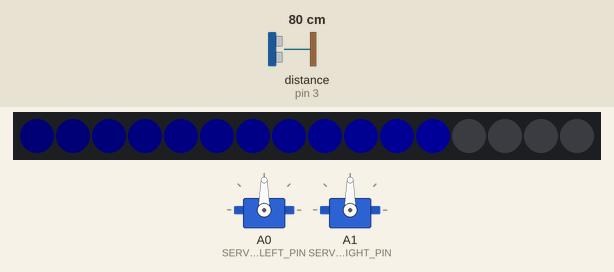
Simulated run of this sketch. Board: Arduino Uno, built with avr-gcc and run on an emulated ATmega328P. On the bench: 16 RGB LEDs in strip order, left to right, 2 × servo. Wiring (inferred from the names in the program): ultrasonic range finder: trigger pin 2; echo pin 3. The inputs (shaded band) are chosen by the test bench; at power-on: distance to the obstacle (sensor on pin 3) 80 cm. The echo pulse lasts 58.3 µs per cm; dim RGB values are drawn brighter than linear; random numbers use the default seed unless the sketch sets one.

Above: at 1.2 s.
1.3 s: distance to the obstacle (sensor on pin 3) set to 2 cm
At 1.82 s:
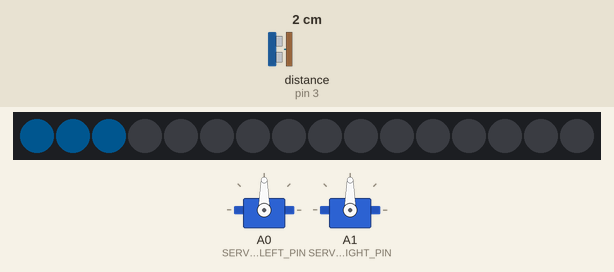
3.0 s: distance to the obstacle (sensor on pin 3) set to 60 cm
At 3.11 s:
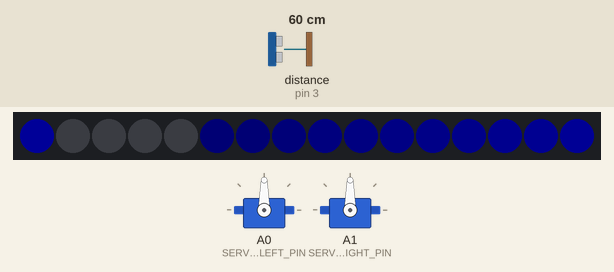
4.5 s: distance to the obstacle (sensor on pin 3) set to 4 cm
At 6.32 s:
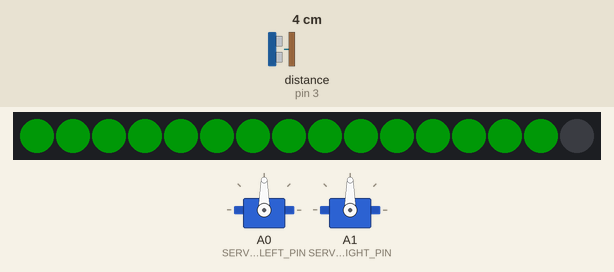
Timing chart, 0 to 14.1 s (numbered marks = the images above; inputs shaded):
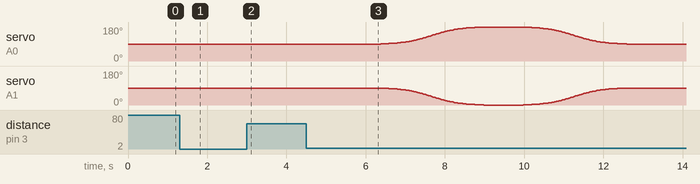

Measured:
- after the input at 4.5 s, servo on A0 (SERVO_LEFT_PIN): rises from 90° to 180° in 2.6 s, then falls to 90° in 3.6 s

The sketch:

5_body_advanced.ino
```cpp
/**
 * Affectron by Savage Internet
 *
 * In this step, we show off some advanced programming techniques for robotics.  Don't
 * worry if you don't understand them fully at first: you can do plenty with what you've
 * learned so far!
 *
 * Whether you're curious to learn more or just want to see Affectron do some more cool
 * stuff, give this sketch a whirl.
 */

#include <Adafruit_NeoPixel.h>
#include <Servo.h>

// ULTRASONIC RANGE SENSOR

#define TRIG_PIN 2
#define ECHO_PIN 3
#define ECHO_TIMEOUT_US 40000

// NEOPIXELS

#define NEOPIXEL_NUM_PIXELS 16
#define NEOPIXEL_PIN 4
Adafruit_NeoPixel strip = Adafruit_NeoPixel(NEOPIXEL_NUM_PIXELS, NEOPIXEL_PIN, NEO_GRB + NEO_KHZ800);

// SERVOS

#define SERVO_LEFT_PIN A0
#define SERVO_LEFT_MIN 850
#define SERVO_LEFT_MAX 1400

#define SERVO_RIGHT_PIN A1
#define SERVO_RIGHT_MIN 850
#define SERVO_RIGHT_MAX 1500

/*
 * These parameters are used in smoothTweenParameter() below.
 */
#define T_K 8.0
#define T_MIN  (1 / (1 + exp(T_K / 2)))
#define T_MAX  (1 / (1 + exp(-T_K / 2)))

Servo servoLeft;
Servo servoRight;

// STATES

enum AffectronState {
  SEEKING_HUMAN,
  HUMAN_NEARBY,
  DEPLOYING_SERVICES,
  COOLDOWN
};

#define HUMAN_NEARBY_MS 1600
#define DEPLOYING_SERVICES_MS 6400
#define DEPLOYING_SERVICES_PAUSE_MS 800
#define DEPLOYING_SERVICES_MOVE_MS  ((DEPLOYING_SERVICES_MS - DEPLOYING_SERVICES_PAUSE_MS) / 2)
#define COOLDOWN_MS 6400

// GLOBAL VARIABLES

unsigned long enteredStateAt = 0;
unsigned long startedLoopAt = 0;

long twinklePeriods[NEOPIXEL_NUM_PIXELS];

double distance = 0.0;

AffectronState state = SEEKING_HUMAN;

// SETUP AND LOOP

void setup() {
  Serial.begin(9600);
  pinMode(TRIG_PIN, OUTPUT);
  pinMode(ECHO_PIN, INPUT);
  strip.setBrightness(24);
  strip.begin();
  servoLeft.attach(SERVO_LEFT_PIN, SERVO_LEFT_MIN, SERVO_LEFT_MAX);
  servoRight.attach(SERVO_RIGHT_PIN, SERVO_RIGHT_MIN, SERVO_RIGHT_MAX);

  for (int i = 0; i < NEOPIXEL_NUM_PIXELS; i++) {
    twinklePeriods[i] = random(900, 1200);
  }
}

double measureDistance() {
  digitalWrite(TRIG_PIN, LOW);
  delayMicroseconds(2);
  digitalWrite(TRIG_PIN, HIGH);
  delayMicroseconds(10);
  digitalWrite(TRIG_PIN, LOW);

  long duration = pulseIn(ECHO_PIN, HIGH, ECHO_TIMEOUT_US);
  if (duration == 0) {
    duration = ECHO_TIMEOUT_US;
  }

  double d = 0.01715 * duration;
  /*
   * Basic signal processing!  We'll ignore readings above 400 cm...
   */
  if (d < 400) {
    /*
     * ...and use a fun little technique called "rolling averages" on the rest of the readings.
     * The ultrasonic reading can sometimes be a bit jumpy.  By using a rolling average, we
     * smooth out some of these jumps.
     *
     * 0.3 here is a "sensitivity parameter".  Higher values make the rolling average more
     * responsive to changes, while lower values smooth out changes over time.  Try changing
     * this to different values between 0 and 1 and see how the sensor responds differently
     * to nearby objects!
     */
    distance += (d - distance) * 0.3;
  }
  return distance;
}

/*
 * Now for some fun with lights.  We've given the different states a bit of personality;
 * see the comments on each to understand this code a bit better.
 *
 * Where possible, these functions use NEOPIXEL_NUM_PIXELS instead of 16.  Programmers
 * usually prefer to use variables instead of hardcoded numbers - here, this makes it
 * easier to use the same code if you later want to swap the NeoPixel Ring out for a
 * different NeoPixel LED module.
 */

/*
 * Spinner animation for the SEEKING_HUMAN state.
 */
void displaySeekingSpinner(int pixelToLight) {
  for (int i = 0; i < NEOPIXEL_NUM_PIXELS; i++) {
    /*
     * This next bit creates the "trailing fade-away" effect.  "pixelToLight" is the
     * brightest LED, and every LED behind it is a bit dimmer.
     *
     * To achieve that, we need to figure out how far behind "pixelToLight" the
     * current LED is.
     */
    int di = pixelToLight - i;
    if (di < 0) {
      di += NEOPIXEL_NUM_PIXELS;
    }
    /*
     * Next, we use this formula to generate a brightness factor between 0 and 1.
     * For "pixelToLight", "di" is 0, and so this would return 1.  For the LED
     * immediately in front of "pixelToLight", "di" is 15, and so this would return
     * 1 / 16.
     */
    double f = 1.0 * (NEOPIXEL_NUM_PIXELS - di) / NEOPIXEL_NUM_PIXELS;
    /*
     * Finally, we apply "gamma correction" to make it look like the color drops off
     * smoothly.  If you've ever played around with gamma settings on your computer
     * monitor - well, that's what the 2.6 value does here!  Try changing it to
     * different values between 1 and 4 and see the effect.
     */
    f = pow(f, 2.6);

    int b = 255 * f;
    strip.setPixelColor(i, 0, 0, b);
  }
}

/*
 * Charging animation for the HUMAN_NEARBY state.
 */
void displayHumanNearbyAnimation(int pixelsToLight) {
  /*
   * Very similar to displaySeekingSpinner(), but now we just change the color
   * of all the lights at once.  This causes the color to slowly shift from
   * blue to green as it charges!
   */
  double f = 1.0 * pixelsToLight / NEOPIXEL_NUM_PIXELS;
  for (int i = 0; i < NEOPIXEL_NUM_PIXELS; i++) {
    int g = 64 + 192 * f;
    int b = 192 - 192 * f;
    if (i < pixelsToLight) {
      strip.setPixelColor(i, 0, g, b);
    } else {
      strip.setPixelColor(i, 0, 0, 0);
    }
  }
}

/*
 * Twinkling animation for the DEPLOYING_SERVICES state.
 */
void displayTwinkleAnimation() {
  long now = millis();
  for (int i = 0; i < NEOPIXEL_NUM_PIXELS; i++) {
    /*
     * Up in setup(), we initialized "twinklePeriods" to some random values between
     * 900 and 1200 - these are sine wave period lengths, in milliseconds.  We use
     * these to create a twinkling effect.
     */
    float theta = 2.0 * M_PI * now / twinklePeriods[i];
    /*
     * sin() takes a value between -1 and 1; this just maps that to a value between
     * 0 and 1, which we then use as a color factor.
     */
    double f = (sin(theta) + 1) / 2;
    /*
     * Move from red to pink and back.
     */
    int r = 255;
    int g = 105 * f;
    int b = 180 * f;
    strip.setPixelColor(i, r, g, b);
  }
}

/*
 * Discharging animation for the COOLDOWN state.
 */
void displayCooldownAnimation(unsigned long timeInState) {
  /*
   * Very similar to displayHumanNearbyAnimation()...
   */
  double k = 1.0 * timeInState * NEOPIXEL_NUM_PIXELS / DEPLOYING_SERVICES_MS;
  for (int i = 0; i < NEOPIXEL_NUM_PIXELS; i++) {
    if (i < k - 1) {
      strip.setPixelColor(i, 0, 0, 0);
    } else if (i < k) {
      /*
       * ...but with an added bonus: we fade each light out!
       */
      double f = 1.0 - (k - i);
      /*
       * There's that gamma correction again.
       */
      f = pow(f, 2.6);
      int r = 255 * f;
      strip.setPixelColor(i, r, 0, 0);
    } else {
      strip.setPixelColor(i, 255, 0, 0);
    }
  }
}

/*
 * Now, we stitch all this together by loading the correct animation for the
 * current state.
 */
void displayColors() {
  unsigned long now = millis();
  unsigned long timeInState = now - enteredStateAt;
  if (state == SEEKING_HUMAN) {
    int pixelToLight = timeInState / 100;
    pixelToLight = pixelToLight % NEOPIXEL_NUM_PIXELS;
    displaySeekingSpinner(pixelToLight);
  } else if (state == HUMAN_NEARBY) {
    int pixelsToLight = timeInState / 100;
    pixelsToLight = constrain(pixelsToLight, 0, 16);
    displayHumanNearbyAnimation(pixelsToLight);
  } else if (state == DEPLOYING_SERVICES) {
    displayTwinkleAnimation();
  } else if (state == COOLDOWN) {
    displayCooldownAnimation(timeInState);
  }
  strip.show();
}

/*
 * Animation, generally, is the art of moving something - cartoon characters,
 * pieces of a video game world, robot parts, etc. - according to a schedule.
 * Congratulations: you're an animator now!
 *
 * In this case, we're moving a servo back and forth between a start angle and
 * an end angle.  Animators call these important positions "keyframes".
 *
 * "Tweening", then, describes what happens between the keyframes.  Note the
 * three parameters to servoTween().  The last two, "angleStart" and
 * "angleEnd", are our keyframes.
 *
 * What about "t", though?  "t" is a special "tweening parameter" that takes
 * values between 0 and 1.  When "t" is 0, the servo should be at "angleStart".
 * When "t" is 1, the servo should be at "angleEnd".
 *
 * We'll use tweening parameters in the next couple of functions as well.
 */
int servoTween(double t, int angleStart, int angleEnd) {
  int angle = (int) ((1 - t) * angleStart + t * angleEnd + 0.5);
  if (angleStart < angleEnd) {
    return constrain(angle, angleStart, angleEnd);
  } else {
    return constrain(angle, angleEnd, angleStart);
  }
}

/*
 * So how do we get the value of "t"?  Enter tweenParameter().
 *
 * We're moving the servos according to a schedule, right?  Well, here's the
 * schedule: at the start of DEPLOYING_SERVICES, "t" is 0.  It then moves to
 * 1, pauses for a bit, and returns to 0.
 *
 * The beauty of this setup is that we can change the exact amount of time
 * it takes easily - no problem!  This will figure out the tweening parameter,
 * and servoTween() will use that to figure out the right angle.
 *
 * This is why tweening parameters are really, really useful: they help us
 * define reusable animations.  If we want to use the same tweening parameter
 * to, say, control the NeoPixel light color, we can do that!  All you have
 * to do is write a function, similar to servoTween(), that describes how
 * tweening from one color to the next works.
 *
 * (Hint: you can do basically what servoTween() does for the red, green,
 * and blue values separately.)
 *
 */
double tweenParameter(unsigned long timeInState) {
  if (timeInState <= DEPLOYING_SERVICES_MOVE_MS) {
    /*
     * Move "t" from 0 to 1 gradually over the first "movementTime"
     * milliseconds.
     */
    return 1.0 * timeInState / DEPLOYING_SERVICES_MOVE_MS;
  } else if (timeInState <= DEPLOYING_SERVICES_MS - DEPLOYING_SERVICES_MOVE_MS) {
    /*
     * Pause "t" at 1 for 800 ms.
     */
    return 1.0;
  } else {
    /*
     * Move "t" from 1 back to 0 gradually over the last "movementTime"
     * milliseconds.
     */
    return 1.0 * (DEPLOYING_SERVICES_MS - timeInState) / DEPLOYING_SERVICES_MOVE_MS;
  }
}

/*
 * This is where it gets crazy.  Our tweening parameter is a value between 0 and 1,
 * right?  Well, smoothTweenParameter() is a function that takes a value between 0 and
 * 1 and returns another value between 0 and 1.  In other words, it's a function that
 * modifies animations!
 *
 * It's not just any old function, though - this is the logistic function:
 *
 * https://en.wikipedia.org/wiki/Logistic_function
 *
 * Ignoring all the math, look at the curve on the Wikipedia page: this function
 * creates a nice smooth path that starts slow, speeds up in the middle, and slows down
 * again at the end.  We can use this to give our servos a more "lifelike" movement
 * pattern.
 */
double smoothTweenParameter(double t) {
  t = 1 / (1 + exp(-T_K * (t - 0.5)));

  /*
   * Normally the logistic function doesn't reach 0 or 1 until negative or positive
   * infinity.  We don't have an infinite amount of time to wait for our servos, so we
   * instead pick a smaller piece of the function and just "stretch" it out to
   * return values between 0 and 1.
   */
  return (t - T_MIN) / (T_MAX - T_MIN);
}

void moveServo(unsigned long timeInState) {
  /*
   * See the notes on these functions above for more details.
   */
  double t = tweenParameter(timeInState);
  t = smoothTweenParameter(t);

  int servoLeftAngle = servoTween(t, 90, 180);
  servoLeft.write(servoLeftAngle);

  int servoRightAngle = servoTween(t, 90, 0);
  servoRight.write(servoRightAngle);
}

void resetServo() {
  servoLeft.write(90);
  servoRight.write(90);
}

#define HUMAN_NEARBY_CM 25

void updateState() {
  unsigned long now = millis();
  unsigned long timeInState = now - enteredStateAt;

  if (state == SEEKING_HUMAN) {
    double distanceToHuman = measureDistance();
    /*
     * We've given our 25 cm threshold a #define statement, so that we
     * can easily change the threshold later.
     */
    boolean humanNearby = (distanceToHuman <= HUMAN_NEARBY_CM);
    if (humanNearby) {
      state = HUMAN_NEARBY;
      enteredStateAt = now;
    }
  } else if (state == HUMAN_NEARBY) {
    double distanceToHuman = measureDistance();
    boolean humanNearby = (distanceToHuman <= HUMAN_NEARBY_CM);
    if (!humanNearby) {
      state = SEEKING_HUMAN;
      enteredStateAt = now;
    } else if (timeInState >= HUMAN_NEARBY_MS) {
      state = DEPLOYING_SERVICES;
      enteredStateAt = now;
    }
  } else if (state == DEPLOYING_SERVICES) {
    moveServo(timeInState);
    if (timeInState >= DEPLOYING_SERVICES_MS) {
      state = COOLDOWN;
      enteredStateAt = now;
    }
  } else if (state == COOLDOWN) {
    resetServo();
    if (timeInState >= COOLDOWN_MS) {
      state = SEEKING_HUMAN;
      enteredStateAt = now;
    }
  }
}

long getLoopMs() {
  if (state == SEEKING_HUMAN || state == HUMAN_NEARBY) {
    return 50;
  }
  return 15;
}

void endOfLoopDelay() {
  long loopMs = getLoopMs();
  unsigned long shouldEndLoopAt = startedLoopAt + loopMs;
  unsigned long now = millis();
  if (now < shouldEndLoopAt) {
    unsigned long toDelay = shouldEndLoopAt - now;
    delay(toDelay);
  }
}

void loop() {
  startedLoopAt = millis();
  updateState();
  displayColors();
  endOfLoopDelay();
}
```
